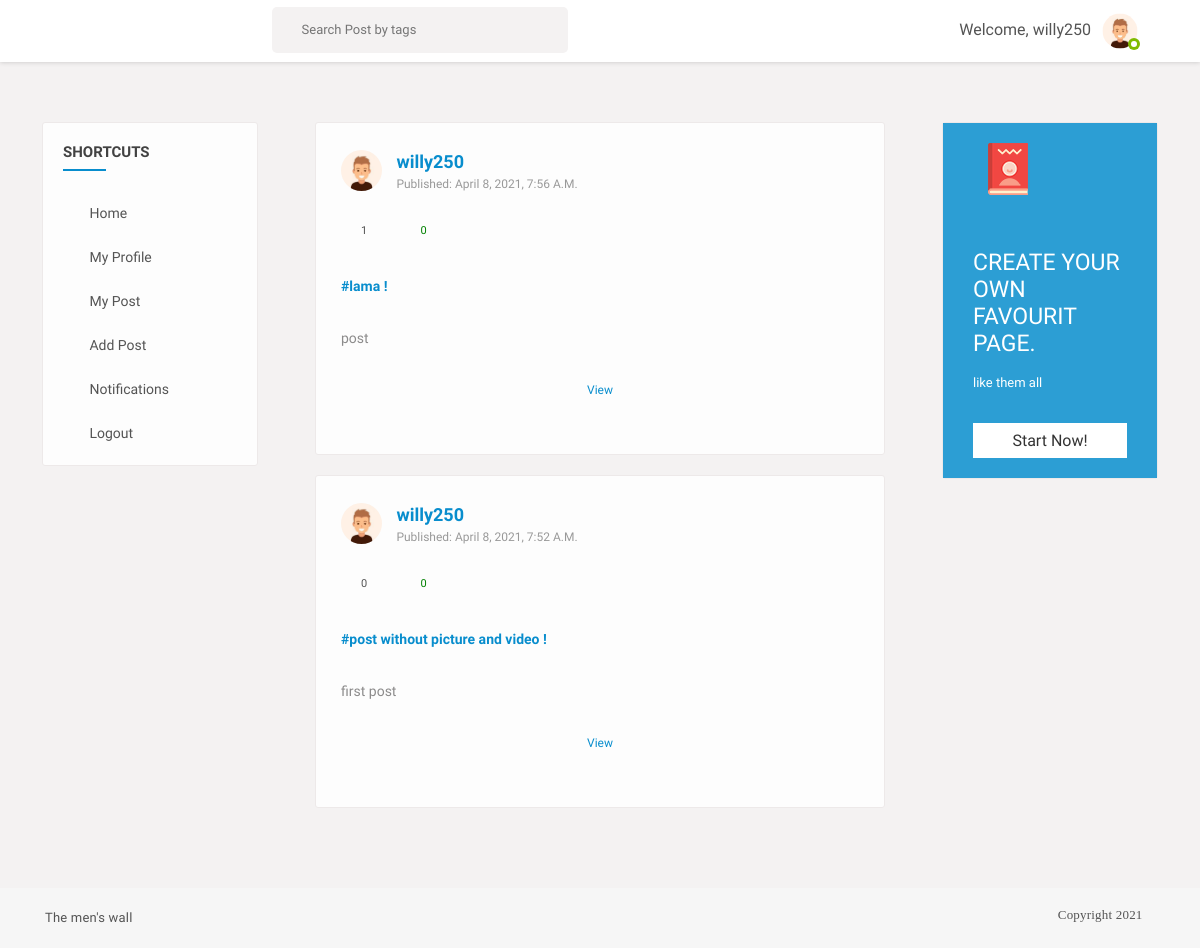
Page /user_posts/willy250 (signed in) on the earlier database version.
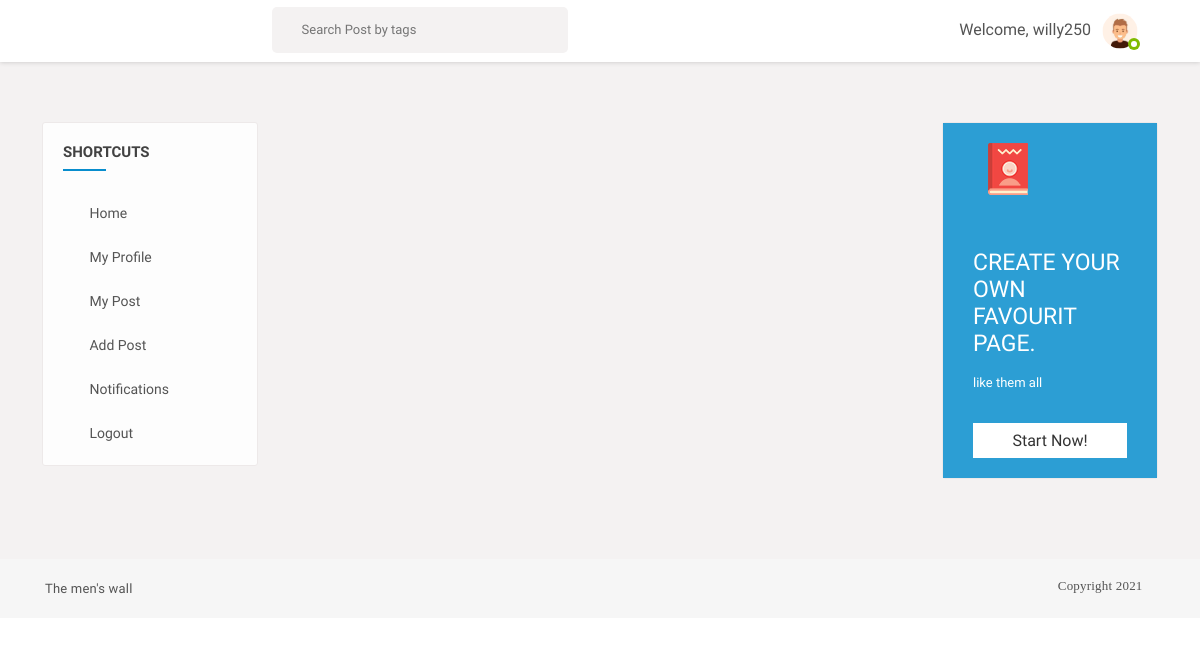
Same page on the later database version.
### users/models.py (models this page shows, shortened)
class Profile(models.Model):
	user = models.OneToOneField(User, on_delete=models.CASCADE)
	image = models.ImageField(default='default.png', upload_to='profile_pics')
	slug = AutoSlugField(populate_from='user')
	bio = models.CharField(max_length=255, blank=True)
	friends = models.ManyToManyField("Profile", blank=True)

### feed/models.py (models this page shows, shortened)
class Post(models.Model):
	description = models.CharField(max_length=255, blank=True)
	pic = models.ImageField(upload_to='path/to/img',blank=True)
	video = models.FileField(upload_to='path/to/video',validators=[file_size],blank=True)
	date_posted = models.DateTimeField(default=timezone.now)
	user_name = models.ForeignKey(User, on_delete=models.CASCADE)
	tags = models.CharField(max_length=100, blank=True)

### feed/views.py (the view)
# urls.py: path('user_posts/<str:username>', UserPostListView.as_view(), name='user-posts'),
class UserPostListView(LoginRequiredMixin, ListView):
	model = Post
	template_name = 'feed/user_posts.html'
	context_object_name = 'posts'
	paginate_by = 10
	def get_context_data(self, **kwargs):
		context = super(UserPostListView, self).get_context_data(**kwargs)
		p = Profile.objects.filter(user = self.request.user).first()
		u = p.user
		user = get_object_or_404(User, username=self.kwargs.get('username'))
		liked = [i for i in Post.objects.filter(user_name=user) if Like.objects.filter(user = self.request.user, post=i)]
		context['liked_post'] = liked
		return context
	def get_queryset(self):
		user = get_object_or_404(User, username=self.kwargs.get('username'))
		return Post.objects.filter(user_name=user).order_by('-date_posted')

### feed/views.py (called while the page is built)
def CountNotifications(request):
	count_notifications = 0
	if request.user.is_authenticated:
		count_notifications = Notification.objects.filter(user=request.user, is_seen=False).count()
	return {'count_notifications':count_notifications}

def GetProfile(request):
	you = ''
	if request.user.is_authenticated:
		p = request.user.profile
		you = p.user
	return {'profile':you}

### feed/templates/feed/user_posts.html (shortened to what this page needs)
{% extends "basefeed.html" %}
{% load static %}
{% block content %}
<section>
  <div class="gap gray-bg">
    <div class="container-fluid">
      <div class="row">
        <div class="col-lg-12">
          <div class="row" id="page-contents">
            <div class="col-lg-3">
              <aside class="sidebar static">
                <div class="widget stick-widget">
                  <h4 class="widget-title">Shortcuts</h4>
                  <ul class="naves">
                    <li>
                      <i class="ti-home"></i>
                      <a href="{% url 'home' %}" title="">Home</a>
                    </li>
                    <li>
                      <i class="ti-user"></i>
                      <a href="{% url 'edit_profile' %}" title="">My profile</a>
                    </li>
                    <li>
                      <i class="ti-files"></i>
                      <a href="{% url 'user-posts' request.user.username %}" title="">My post</a>
                    </li>
                    <li>
                      <i class="ti-plus"></i>
                      <a href="{% url 'post-create' %}" title="">Add post</a>
                    </li>
                    <li>
                      <i class="ti-bell"></i>
                      <a href="{% url 'show-notifications' %}" title="">Notifications
         </a>
                    </li>
                    <li>
                      <i class="ti-power-off"></i>
                      <a href="{% url 'logout' %}" title="">Logout</a>
                    </li>
                  </ul>
                </div>
              </aside>
            </div>
            <div class="col-lg-6">
                {% for post in posts %}
                <div class="central-meta item">
                <div class="user-post">
                  <div class="friend-info">
                    <figure>
                      <img src="{{ post.user_name.profile.image.url }}" alt="">
                    </figure>
                    <div class="friend-name">
                      <ins><a href="#" title="">{{ post.user_name }}</a></ins>
                      <span>published: {{ post.date_posted }}</span>
                    </div>
                    <div class="post-meta">
                      <div class="we-video-info">
                        <ul>
                          <li>
                            <span class="comment" data-toggle="tooltip" title="Comments">
                              <i class="fa fa-comments-o"></i>
                              <ins>{{ post.details.count }}</ins>
                            </span>
                          </li>
                          <li>
                              {% if post in liked_post %}
                              <span class="dislike" data-toggle="tooltip" title="dislike">
                                  <i class="ti-heart-broken"></i>
                                  <ins>{{post.likes.count}}</ins>
                              </span>
                              {% else %}
                              <span class="like" data-toggle="tooltip" title="like">
                                  <i class="ti-heart"></i>
                                  <ins>{{post.likes.count}}</ins>
                              </span>
                              {% endif %}
                          </li>
                        </ul>
                      </div>
                      <div class="description">
                        <p>
                          {% if post.tags %}
                          <a href="#" title="">{{ post.tags }} !</a></br>
                            <br />
                            {% endif %}
                         {{ post.description }}</p>
                      </div>
                    </div>
                  </div>
                  <div class="coment-area">
                    <ul class="we-comet">
                      <li>
                        <a href="{% url 'post-detail' post.id %}" title="" class="showmore underline">View</a>
                      </li>
                    </ul>
                  </div>
                </div>
              </div>
              {% endfor %}
            </div>
            <div class="col-lg-3">
              <aside class="sidebar static">
                <div class="widget friend-list stick-widget">
                  <div class="banner medium-opacity bluesh">
                    <div class="bg-image" style="background-image: url(images/resources/baner-widgetbg.jpg)"></div>
                    <div class="baner-top">
                      <span><img alt="" src="images/book-icon.png"></span>
                      <i class="fa fa-ellipsis-h"></i>
                    </div>
                    <div class="banermeta">
                      <p>
                        create your own favourit page.
                      </p>
                      <span>like them all</span>
                      <a data-ripple="" title="" href="#">start now!</a>
                    </div>
                  </div>
                </div>
              </aside>
            </div>
          </div>
        </div>
      </div>
    </div>
  </div>
</section>
{% endblock content %}

### feed/templates/basefeed.html (shortened to what this page needs)
{% load static %}
<!DOCTYPE html>
<html lang="en">
<head>
    <link rel="stylesheet" href="{% static 'css/main.min.css' %}">
    <link rel="stylesheet" href="{% static 'css/style.css' %}">
    <link rel="stylesheet" href="{% static 'css/color.css' %}">
    <link rel="stylesheet" href="{% static 'css/responsive.css' %}">
</head>
<body>
    <div class="theme-layout">
        <div class="topbar stick">
            <div class="logo">
            </div>
            <div class="top-area">
                <div class="top-search">
                    <form action="{% url 'search_posts' %}" method="GET" class="">
                        <input name="p" type="text" placeholder="Search Post by tags" />
                        <button data-ripple type="submit"><i class="ti-search"></i></button>
                    </form>
                </div>
                <div class="user-img">
                    <span>Welcome,</span>
                    <span>{{profile.profile.user.username}}</span>
                    <img src="{{profile.profile.image.url}}" alt="" style="vertical-align: middle;
                    width: 50px;
                    height: 50px;
                    border-radius: 50%;">
                    <span class="status f-online"></span>
                </div>
            </div>
        </div>
        {% block content %}
        {% endblock content %}
        <div class="bottombar">
            <div class="container">
                <div class="row">
                    <div class="col-md-12">
                        <span class="copyright"><a target="_blank" href="#">The men's wall</a></span>
                        <i i class="fa fa-copyright"><span class="copyright"><a target="_blank" href="#">Copyright 2021</a></span></i>
                    </div>
                </div>
            </div>
        </div>
    </div>
</body>
</html>

### static/css/color.css (style rules this page uses)
#nprogress .bar, .timeline-info > ul li a::before, .add-btn > a, .activitiez > li::before, form button, .colla-apps > li a:hover, a.underline:before, .setting-row input:checked + label, .user-avatar:hover .edit-phto, .error-meta > a, .color-bg, .add-butn, .nav.nav-tabs.likes-btn > li a.active, a.dislike-btn, .drop > a:hover, .btn-view.btn-load-more:hover, .accordion .card h5 button[aria-expanded="true"], .chat-head, .f-page > figure em, .inbox-panel-head > ul > li > a, .nav-tabs--left .nav-link.active, .nav-tabs--left .nav-link.active:hover, footer .widget-title h4::before, #topcontrol, .sidebar .widget-title::before, .f-title::before, .g-post-classic > figure > i::after, .purify > a, .help-list > a:hover, .open-position::before, .info > a, .category-box:hover, .category-box.selected, a.main-btn, .section-heading::before, .getquot-baner, .more-branches > h4::before, .is-helpful > a, .cart-optionz > li > a:hover, .paginationz > li a:hover, .paginationz > li a.active, .shopping-cart, a.btn2:hover, .form-submit > input[type="submit"], button.submit-checkout, .delete-cart:hover, .proceed .button, .amount-area .update-cart, a.addnewforum, .apply-bttons > a { background: #088dcd; }

### static/css/responsive.css (style rules this page uses)
@media screen and (max-width: 1281px) and (min-width: 1024px) { .sidebar .widget li > a { font-size: 14px; } }

Differences in the rows shown:
removed Post: user_name.profile.image (placeholder picture), user_name "willy250", date_posted "April 8, 2021, 7:56 A.m.", details.count "1", likes.count "0", tags "#lama", description "post"
removed Post: user_name.profile.image (placeholder picture), user_name "willy250", date_posted "April 8, 2021, 7:52 A.m.", details.count "0", likes.count "0", tags "#post without picture and video", description "first post"
